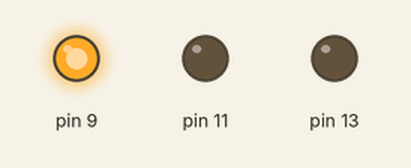
Recording of a sketch running on a simulated Arduino Uno, built with avr-gcc and run on an emulated ATmega328P. On the bench: output pins drawn as LEDs (lit = HIGH).

Above: at 0.2 s.
At 6.0 s:
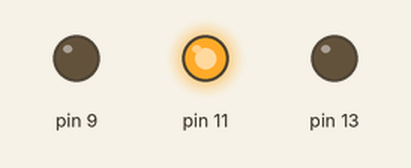
At 11.5 s:
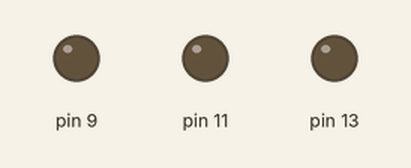
At 13.0 s:
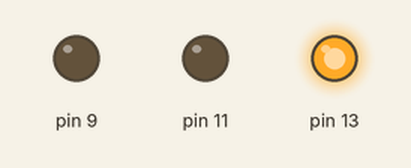
Timing chart, 0 to 18.5 s (numbered marks = the images above):
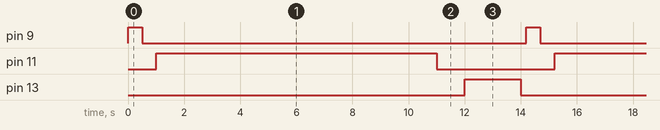

The sketch:

sketch_jun05a.ino
```cpp
void setup() {
  // put your setup code here, to run once:
pinMode(13, OUTPUT);
pinMode(11, OUTPUT);
pinMode(9, OUTPUT);
}

void loop() {
  // put your main code here, to run repeatedly:
digitalWrite(9, HIGH);
delay(500);
digitalWrite(9, LOW);
delay(500);

digitalWrite(11, HIGH);
delay(10000);
digitalWrite(11, LOW);
delay(1000);

digitalWrite(13, HIGH);
delay(2000);
digitalWrite(13, LOW);
delay(200);
}
```

Measured:
- by itself, pin 9: alternates HIGH for 0.50 s and LOW for 13.7 s
- by itself, pin 11: alternates HIGH for 10.0 s and LOW for 4.2 s
- by itself, pin 13: alternates HIGH for 2.0 s and LOW for 12.2 s
